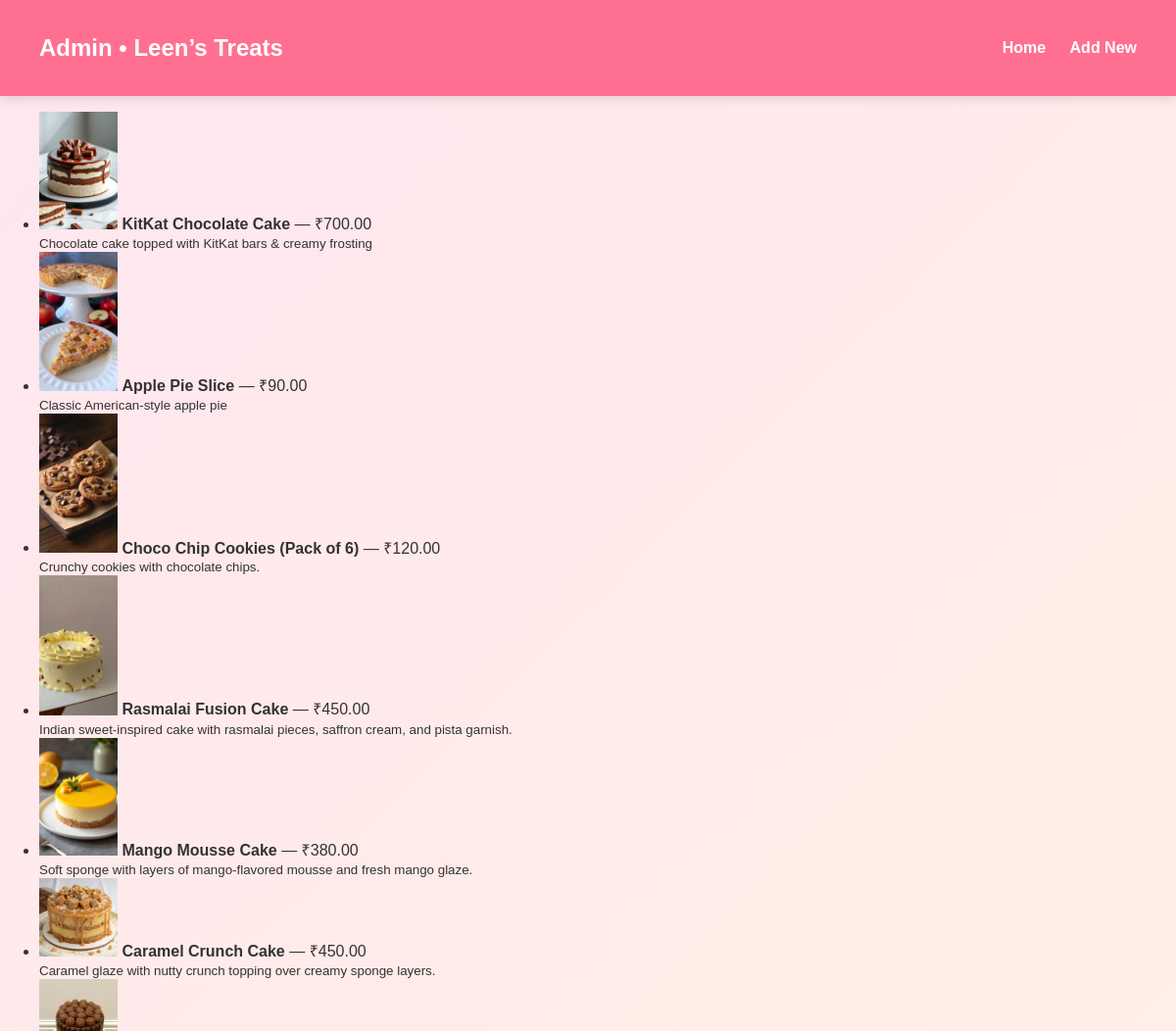
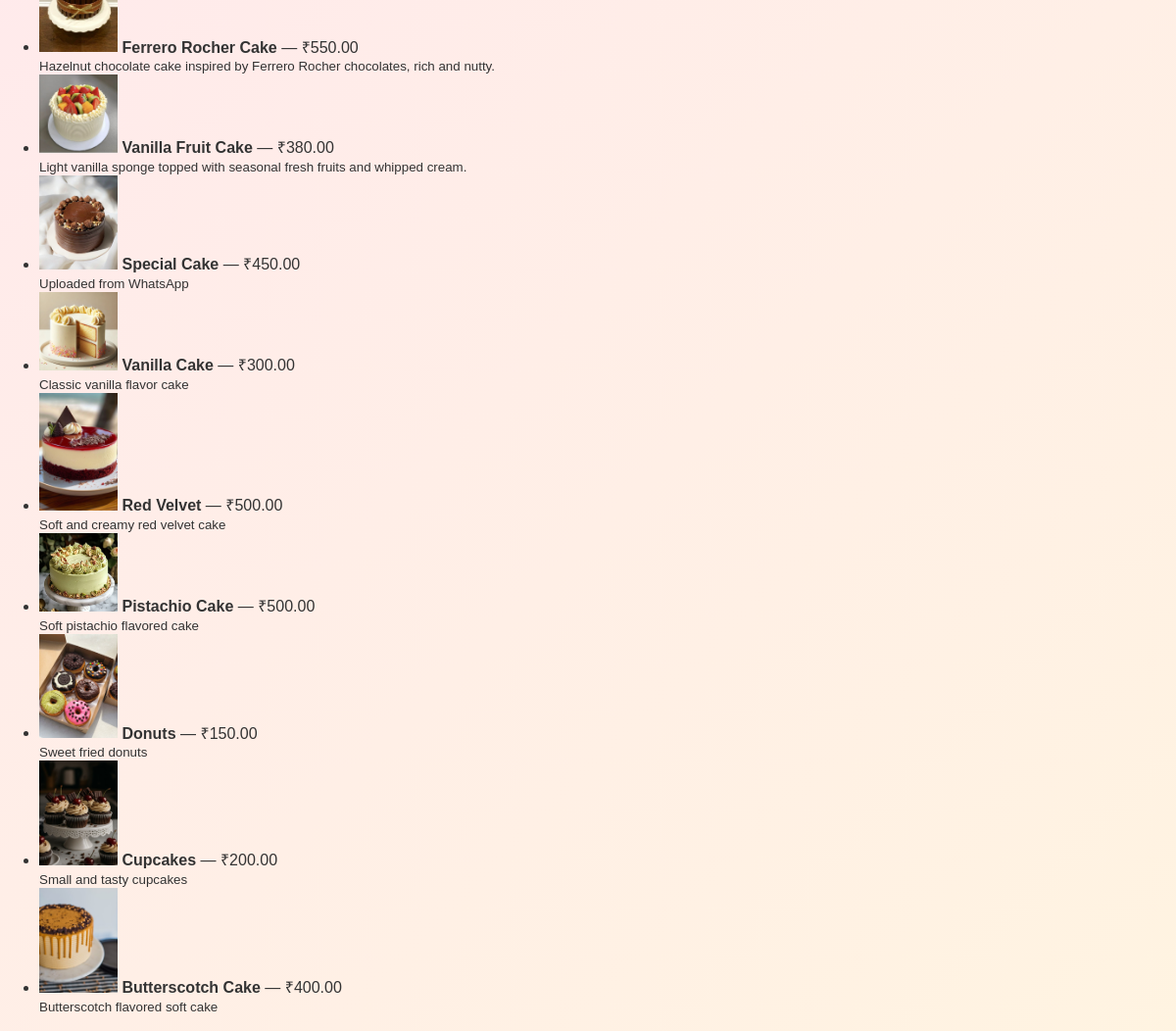
The page /admin on the database its author committed (2 pictures, top to bottom).
### tables this page shows
CREATE TABLE cakes (
    id INTEGER PRIMARY KEY AUTOINCREMENT,
    name TEXT NOT NULL,
    description TEXT,
    price REAL NOT NULL,
    image TEXT
);

### app.py (the view)
@app.route('/admin')
def admin():
    with db_connection() as conn:
        cakes = conn.execute('SELECT * FROM cakes ORDER BY id DESC').fetchall()
    return render_template('admin.html', cakes=cakes)

### app.py (called while the page is built)
def db_connection():
    conn = sqlite3.connect(DB_FILE)
    conn.row_factory = sqlite3.Row
    return conn

@app.context_processor
def inject_globals():
    cart = session.get('cart', {})
    count = sum(int(q) for q in cart.values()) if isinstance(cart, dict) else 0
    return {
        "brand": "Leen’s Treats",
        "cart_count": count
    }

### templates/admin.html (shortened to what this page needs)
<!DOCTYPE html>
<html>
<head>
  <link rel="stylesheet" href="{{ url_for('static', filename='css/style.css') }}">
</head>
<body>
  <nav class="navbar">
    <h1>Admin • Leen’s Treats</h1>
    <div class="nav-links">
      <a href="{{ url_for('index') }}">Home</a>
      <a href="{{ url_for('add_cake') }}">Add New</a>
    </div>
  </nav>
  <section class="admin-list">
    <ul>
      {% for cake in cakes %}
        <li>
  <img src="{{ url_for('static', filename='uploads/' ~ cake.image) }}" width="80">
  <b>{{ cake.name }}</b> — ₹{{ '%.2f'|format(cake.price or 0) }}<br>
  <small>{{ cake.description }}</small>
</li>
      {% else %}
        <li>No items yet.</li>
      {% endfor %}
    </ul>
  </section>
</body>
</html>

### static/css/style.css (style rules this page uses)
body { margin: 0; font-family: 'Poppins', sans-serif; background: linear-gradient(135deg, #ffe6f0, #fff8dc, #e6f7ff, #f3e8ff); background-size: 400% 400%; animation: gradientShift 15s ease infinite; color: #333; }
.navbar { display: flex; justify-content: space-between; align-items: center; padding: 15px 40px; background: #ff6f91; color: #fff; position: sticky; top: 0; z-index: 100; box-shadow: 0 4px 10px rgba(0,0,0,0.1); }
.navbar a { text-decoration: none; color: #fff; margin-left: 20px; font-weight: 600; transition: 0.3s; }

### rows shown on the page
cakes: image (picture), name "KitKat Chocolate Cake", price "700.00", description "Chocolate cake topped with KitKat bars & creamy frosting"
cakes: image (picture), name "Apple Pie Slice", price "90.00", description "Classic American-style apple pie"
cakes: image (picture), name "Choco Chip Cookies (Pack of 6)", price "120.00", description "Crunchy cookies with chocolate chips."
cakes: image (picture), name "Rasmalai Fusion Cake", price "450.00", description "Indian sweet-inspired cake with rasmalai pieces, saffron cream, and pista garnish."
cakes: image (picture), name "Mango Mousse Cake", price "380.00", description "Soft sponge with layers of mango-flavored mousse and fresh mango glaze."
cakes: image (picture), name "Caramel Crunch Cake", price "450.00", description "Caramel glaze with nutty crunch topping over creamy sponge layers."
cakes: image (picture), name "Ferrero Rocher Cake", price "550.00", description "Hazelnut chocolate cake inspired by Ferrero Rocher chocolates, rich and nutty."
cakes: image (picture), name "Vanilla Fruit Cake", price "380.00", description "Light vanilla sponge topped with seasonal fresh fruits and whipped cream."
cakes: image (picture), name "Special Cake", price "450.00", description "Uploaded from WhatsApp"
cakes: image (picture), name "Vanilla Cake", price "300.00", description "Classic vanilla flavor cake"
cakes: image (picture), name "Red Velvet", price "500.00", description "Soft and creamy red velvet cake"
cakes: image (picture), name "Pistachio Cake", price "500.00", description "Soft pistachio flavored cake"
cakes: image (picture), name "Donuts", price "150.00", description "Sweet fried donuts"
cakes: image (picture), name "Cupcakes", price "200.00", description "Small and tasty cupcakes"
cakes: image (picture), name "Butterscotch Cake", price "400.00", description "Butterscotch flavored soft cake"
